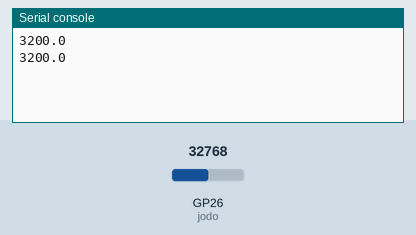
This program was run on a simulated Raspberry Pi Pico running MicroPython. Shown: the last lines printed to the serial console. The test bench sets the inputs (shaded band); at power-on: GP26 (jodo) = 32768 (analog values on the 0–65535 scale).

Above: at 1.2 s.
1.3 s: GP26 (jodo) set to 45874
At 2.6 s:
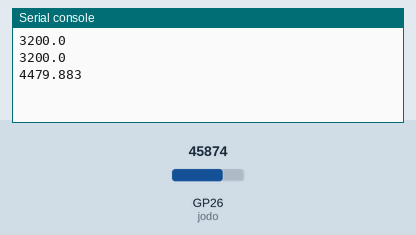
2.8 s: GP26 (jodo) set to 57670
At 3.8 s:
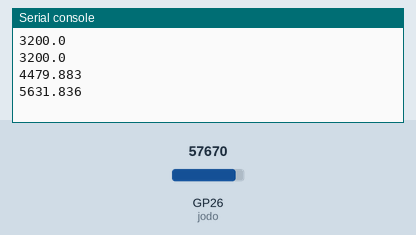
Timing chart, 0 to 5.8 s (numbered marks = the images above; inputs shaded):
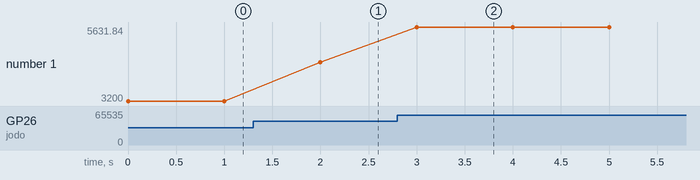

The program:

lec10_3.py
```python
#조도센서 활용
from machine import Pin, ADC
import time

# 조도, 토양수분감지센서, 방수형온도계
jodo = ADC(26)

while True:
    print(jodo.read_u16() / 1024 * 100) # 밝다=값이 작다, 어둡다=값이 크다
    time.sleep(1)
```

Measured:
- after the input at 1.3 s, the serial console: prints a new line after 0.70 s (image 1)
- after the input at 2.8 s, the serial console: prints a new line after 0.20 s (image 2)
- plotted number 1: 3200 → 4479.88 after the input at 1.3 s, 4479.88 → 5631.84 after the input at 2.8 s
